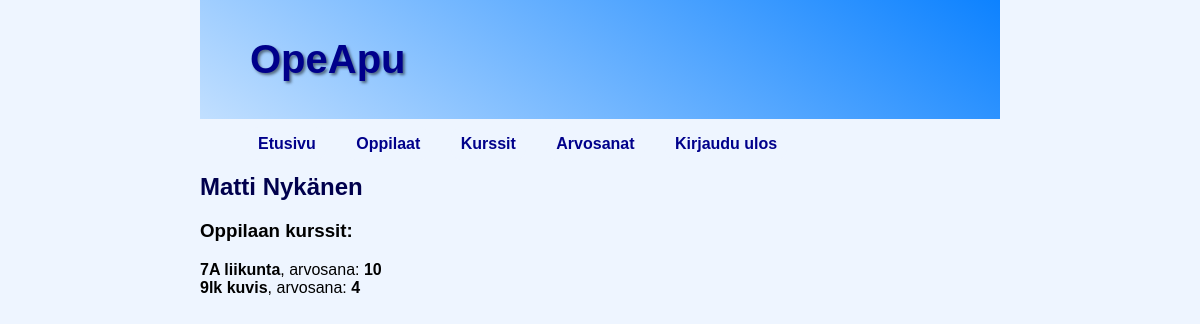
Page /opeapp/student/1/ (signed in) on the committed database.
### opeapp/models.py (models this page shows, shortened)
class Student(models.Model):
    name = models.CharField(max_length=255)
    creator = models.ForeignKey(User, on_delete=models.CASCADE)

class Course(models.Model):
    name = models.CharField(max_length=255)
    creator = models.ForeignKey(User, on_delete=models.CASCADE)

### opeapp/views.py (the view)
# urls.py: path('student/<int:student_id>/', views.student_details, name='student_details'),
@login_required
def student_details(request, student_id):
    student = Student.objects.get(pk=student_id)
    course_students = CourseStudent.objects.filter(student=student)
    student_courses = {}
    for course_student in course_students:
        course_name = course_student.course.name
        grade = course_student.grade
        student_courses[course_name] = {'grade': grade}
    context = {
        'student_name': student.name,
        'course_students': student_courses
    }
    return render(request, 'student.html', context)

### opeapp/templates/student.html (shortened to what this page needs)
{% extends "base.html" %}
{% block link %}
    {% if user.is_authenticated %}
        {{ block.super }}
    {% endif %}
{% endblock %}
{% block content %}
    <h2>{{ student_name }}</h2>
    <h3>Oppilaan kurssit:</h3>
    {% for course, data in course_students.items %}
        <b>{{ course }}</b>, arvosana: <b>{{ data.grade }}</b>
        <br>
    {% endfor %}
{% endblock %}

### opeapp/static/main.css (style rules this page uses)
body { margin: auto; max-width: 50em; font-family: 'Montserrat', 'Helvetica', sans-serif; background: rgb(238, 245, 255); }
h2 { color: rgb(0, 0, 77); }

### rows in the picture
Student: name "Matti Nykänen"
Course: course_students "7A liikunta"
Course: course_students "9lk kuvis"

### other values in the picture
{{ data.grade }} "10" "4"
